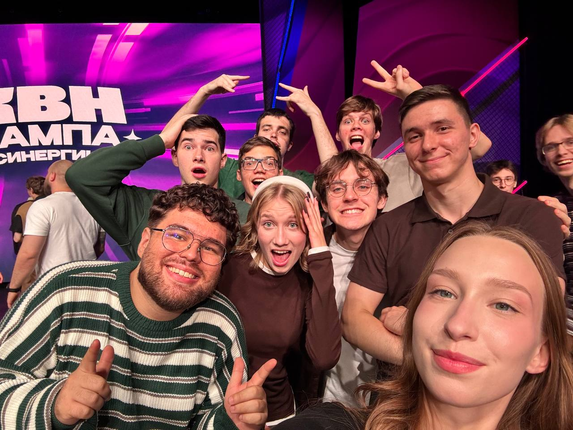
#> input picture lab1/photos/original.png, 573 x 430 px, shrunk from 1280 x 960 before the run
$ jupyter execute lab1.ipynb
#> lines starting #> are read from the running program, lines starting #| are printed output that depends on the picture; after the words box and inside, x2 and y2 are one past the last pixel; in counts of white or black regions, pixels touching at a corner belong together; long printed decimals are rounded
Подключение библиотек и настройка папок

[cell 1]
import cv2
import numpy as np
import matplotlib.pyplot as plt
from pathlib import Path
from time import perf_counter


# Путь к исходному изображению
IMAGE_PATH = Path("photos") / "original.png"

# Путь к папке с результатами
RESULTS_DIR = Path("results")

RESULTS_DIR.mkdir(parents=True, exist_ok=True)

print("Библиотеки подключены!")
print("Папка для результатов подготовлена!")

Загрузка и бинаризация изображения

[cell 2]
# Загружаем изображение в оттенках серого
image = cv2.imread(str(IMAGE_PATH), cv2.IMREAD_GRAYSCALE)
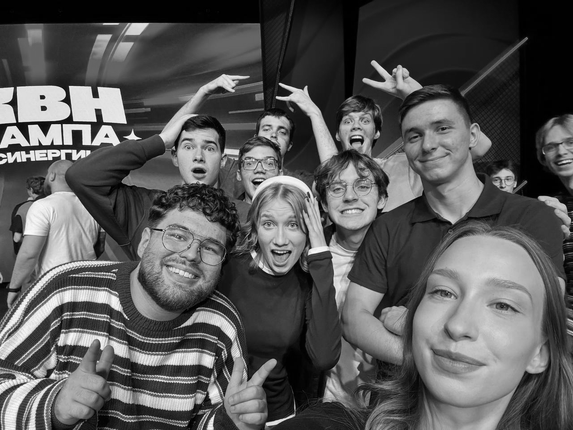
#> image: shape (430, 573); min 0, max 255, mean 88.1

# Проверяем, удалось ли загрузить изображение
if image is None:
    raise FileNotFoundError(f"Изображение не найдено: {IMAGE_PATH}")

# Выполняем бинаризацию изображения
# Пиксели ярче 127 становятся белыми (255),
# остальные становятся чёрными (0)
_, binary_image = cv2.threshold(
    image,
    127,
    255,
    cv2.THRESH_BINARY
)
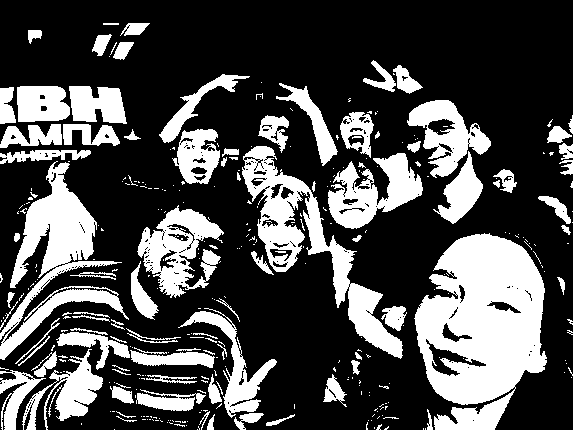
#> binary_image: shape (430, 573); 29.9% white; 343 white regions (254 under 20 px), largest, box (x1, y1, x2, y2) and area: (414, 233, 547, 430) 17396, (0, 161, 129, 360) 7699, (242, 146, 403, 359) 7487

print("Изображение успешно загружено!")
print("Размер изображения:", binary_image.shape)
#| Размер изображения: (430, 573)

Отображение исходного и бинаризованного изображений

[cell 3]
# Создаём область для двух изображений
fig, axes = plt.subplots(1, 2, figsize=(10, 5))

# Исходное изображение
axes[0].imshow(image, cmap="gray")
axes[0].set_title("Исходное изображение")
axes[0].axis("off")

# Бинаризованное изображение
axes[1].imshow(binary_image, cmap="gray")
axes[1].set_title("Бинаризованное изображение")
axes[1].axis("off")

# Настраиваем расположение изображений
fig.tight_layout()

# Сохраняем результат
fig.savefig(
    RESULTS_DIR / "input_and_binary.png",
    dpi=150,
    bbox_inches="tight"
)
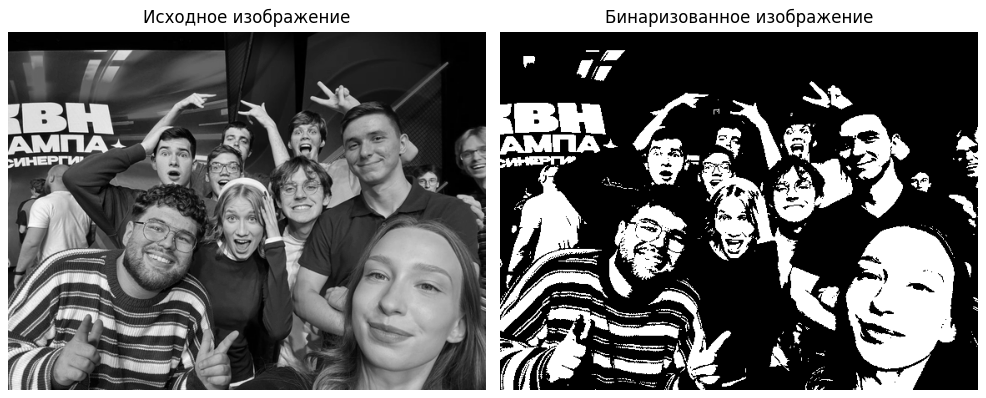
#> figure drawn by matplotlib, 2 panels

# Показываем изображения
plt.show()

Реализация дилатации с помощью OpenCV

[cell 4]
# Создаём структурный элемент размером 3 на 3
kernel = np.ones((3, 3), dtype=np.uint8)


# Функция дилатации с помощью OpenCV
def dilation_opencv(img):

    # Выполняем дилатацию
    result = cv2.dilate(
        img,
        kernel,
        iterations=1
    )
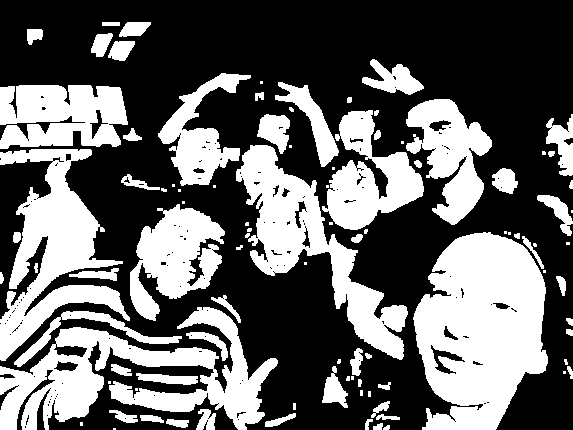
#> result: shape (430, 573); 39.2% white; 97 white regions (35 under 20 px), largest, box (x1, y1, x2, y2) and area: (413, 232, 548, 430) 19193, (0, 307, 278, 430) 13740, (0, 149, 130, 361) 11068

    return result


# Применяем дилатацию к изображению
opencv_result = dilation_opencv(binary_image)

print("Дилатация через OpenCV выполнена!")

Самостоятельная реализация дилатации на Python

[cell 5]
# Функция самостоятельной реализации дилатации
def dilation_manual(img):

    # Получаем высоту и ширину изображения
    height, width = img.shape
#> height = 430; width = 573

    # Создаём дополнительную рамку из чёрных пикселей
    # Она необходима для корректной обработки границ
    padded = np.zeros(
        (height + 2, width + 2),
        dtype=np.uint8
    )

    # Копируем изображение внутрь новой матрицы
    padded[1:-1, 1:-1] = img
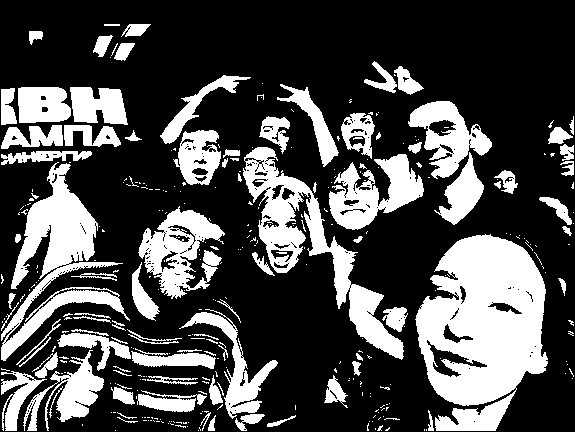
#> padded: shape (432, 575); 29.7% white; 343 white regions (254 under 20 px), largest, box (x1, y1, x2, y2) and area: (415, 234, 548, 431) 17396, (1, 162, 130, 361) 7699, (243, 147, 404, 360) 7487

    # Создаём пустое изображение для результата
    result = np.zeros_like(img)

    # Перебираем все строки изображения
    for y in range(height):

        # Перебираем все столбцы изображения
        for x in range(width):

            # Проверяем, есть ли белый пиксель среди соседей
            white_found = False

            # Перебираем соседние строки
            for dy in range(-1, 2):

                # Перебираем соседние столбцы
                for dx in range(-1, 2):

                    # Проверяем значение соседнего пикселя
                    if padded[y + 1 + dy, x + 1 + dx] == 255:

                        # Если нашли белый пиксель,
                        # запоминаем это
                        white_found = True

                        # Прекращаем проверку столбцов
                        break

                # Если белый пиксель найден,
                # прекращаем проверку строк
                if white_found:
                    break

            # Если хотя бы один сосед был белым,
            # делаем текущий пиксель белым
            if white_found:
                result[y, x] = 255

    # Возвращаем обработанное изображение
    return result


# Запускаем самостоятельную реализацию
python_result = dilation_manual(binary_image)

print("Самостоятельная дилатация выполнена!")

Сравнение результатов

[cell 6]
# Сравниваем результаты двух алгоритмов
if np.array_equal(opencv_result, python_result):
    print("Результаты совпадают!")
else:
    print("Результаты отличаются!")


# Находим разницу между результатами
difference = cv2.absdiff(
    opencv_result,
    python_result
)
#> difference: shape (430, 573); every value is 0

# Считаем количество различающихся пикселей
different_pixels = np.count_nonzero(difference)
#> different_pixels = 0

print(
    "Количество различающихся пикселей:",
    different_pixels
)
#| Количество различающихся пикселей: 0


# Сохраняем обработанные изображения
cv2.imwrite(
    str(RESULTS_DIR / "binary.png"),
    binary_image
)

cv2.imwrite(
    str(RESULTS_DIR / "opencv_result.png"),
    opencv_result
)

cv2.imwrite(
    str(RESULTS_DIR / "python_result.png"),
    python_result
)


# Создаём область для трёх изображений
fig, axes = plt.subplots(1, 3, figsize=(15, 5))

# Результат OpenCV
axes[0].imshow(opencv_result, cmap="gray")
axes[0].set_title("OpenCV")
axes[0].axis("off")

# Результат самостоятельной реализации
axes[1].imshow(python_result, cmap="gray")
axes[1].set_title("Python")
axes[1].axis("off")

# Разница между результатами
axes[2].imshow(difference, cmap="gray")
axes[2].set_title("Разница")
axes[2].axis("off")

# Настраиваем расположение изображений
fig.tight_layout()

# Сохраняем результат сравнения
fig.savefig(
    RESULTS_DIR / "dilation_comparison.png",
    dpi=150,
    bbox_inches="tight"
)

# Показываем изображения
plt.show()

Функция измерения времени

[cell 7]
# Функция измерения среднего времени выполнения
def measure_time(function, img, repeats=100):

    # Первый запуск для предварительного выполнения функции
    function(img)

    # Запоминаем время начала
    start = perf_counter()

    # Выполняем алгоритм несколько раз
    for _ in range(repeats):
        function(img)

    # Запоминаем время окончания
    end = perf_counter()

    # Возвращаем среднее время одного выполнения
    return (end - start) / repeats

Сравнение быстродействия

[cell 8]
# Размеры изображений для тестирования
sizes = [128, 256, 512]

# Списки для хранения времени выполнения
opencv_times = []
python_times = []


# Перебираем размеры изображений
for max_side in sizes:

    # Получаем исходные размеры изображения
    height, width = binary_image.shape

    # Рассчитываем коэффициент изменения размера
    scale = max_side / max(height, width)

    # Рассчитываем новые размеры
    new_width = max(1, int(width * scale))
    new_height = max(1, int(height * scale))

    # Изменяем размер изображения с сохранением пропорций
    test_image = cv2.resize(
        binary_image,
        (new_width, new_height),
        interpolation=cv2.INTER_NEAREST
    )

    # Измеряем время OpenCV (1000 повторений)
    cv_time = measure_time(
        dilation_opencv,
        test_image,
        repeats=1000
    )

    # Измеряем время самостоятельного алгоритма (10 повторений)
    py_time = measure_time(
        dilation_manual,
        test_image,
        repeats=10
    )

    # Сохраняем результаты
    opencv_times.append(cv_time)
    python_times.append(py_time)

    # Рассчитываем, во сколько раз Python медленнее OpenCV
    speedup = py_time / cv_time if cv_time > 0 else float("inf")

    # Выводим результаты
    print(
        f"Размер: {max_side} ({new_width}x{new_height}) | "
        f"OpenCV: {cv_time:.8f} сек | "
        f"Python: {py_time:.6f} сек | "
        f"Разница: {speedup:.0f} раз"
    )
#> this loop made 3 passes
#> (cv_time, py_time, speedup) on passes 1 to 3: (3.89e-05, 0.0639, 1642.8), (2.52e-05, 0.266, 10543.2), (3.64e-05, 1.12, 30763)
#| Размер: 128 (128x96) | OpenCV: 3.889e-05 сек | Python: 0.06389 сек | Разница: 1643 раз
#| Размер: 256 (256x192) | OpenCV: 2.52e-05 сек | Python: 0.2657 сек | Разница: 10543 раз
#| Размер: 512 (512x384) | OpenCV: 3.638e-05 сек | Python: 1.119 сек | Разница: 30763 раз
#> pass 1, `test_image = cv2.resize( binary_image, (new_width, new_height), interp..`:
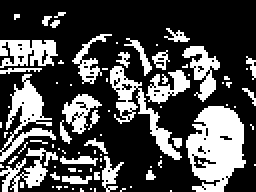
#> test_image: shape (96, 128) (shown 2 times larger); 29.9% white; 84 white regions (62 under 20 px), largest, box (x1, y1, x2, y2) and area: (93, 53, 123, 96) 868, (0, 37, 28, 81) 407, (55, 33, 91, 80) 381
#> pass 1, in dilation_opencv (call 2), `result = cv2.dilate( img, kernel, iterations=1 )`:
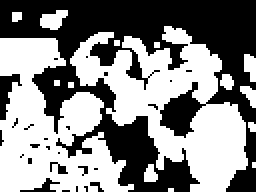
#> result: shape (96, 128) (shown 2 times larger); 53.1% white; 26 black regions (22 under 20 px), largest, box (x1, y1, x2, y2) and area: (0, 0, 128, 96) 5463, (0, 37, 11, 60) 119, (10, 89, 30, 96) 47, (25, 81, 34, 87) 26
#> pass 2, `test_image = cv2.resize( binary_image, (new_width, new_height), interp..`:
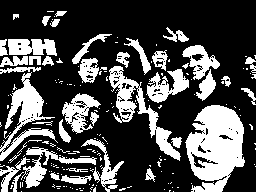
#> test_image: shape (192, 256); 29.9% white; 183 white regions (142 under 20 px), largest, box (x1, y1, x2, y2) and area: (185, 105, 245, 192) 3490, (0, 72, 58, 161) 1569, (109, 66, 181, 161) 1525
#> pass 2, in dilation_opencv (call 1003), `result = cv2.dilate( img, kernel, iterations=1 )`:
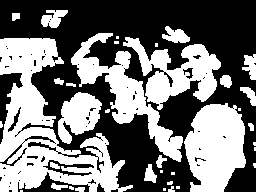
#> result: shape (192, 256); 45.7% white; 36 white regions (15 under 20 px), largest, box (x1, y1, x2, y2) and area: (0, 38, 133, 192) 8339, (184, 103, 246, 192) 4124, (71, 33, 183, 162) 3617
#> after the loop, opencv_times = [3.89e-05, 2.52e-05, 3.64e-05]; python_times = [0.0639, 0.266, 1.12]

Построение и сохранение графика

[cell 9]
# Создаём график
plt.figure(figsize=(9, 5))

# График скорости OpenCV
plt.plot(
    sizes,
    opencv_times,
    marker="o",
    label="OpenCV"
)

# График скорости Python
plt.plot(
    sizes,
    python_times,
    marker="o",
    label="Python"
)

# Подписываем оси
plt.xlabel("Максимальная сторона изображения (пиксели)")
plt.ylabel("Среднее время выполнения (секунды)")

# Заголовок графика
plt.title("Сравнение быстродействия дилатации")

# Используем логарифмическую шкалу
plt.yscale("log")

# Добавляем легенду и сетку
plt.legend()
plt.grid(True, which="both")

# Настраиваем расположение элементов
plt.tight_layout()

# Сохраняем график
plt.savefig(
    RESULTS_DIR / "performance.png",
    dpi=150,
    bbox_inches="tight"
)
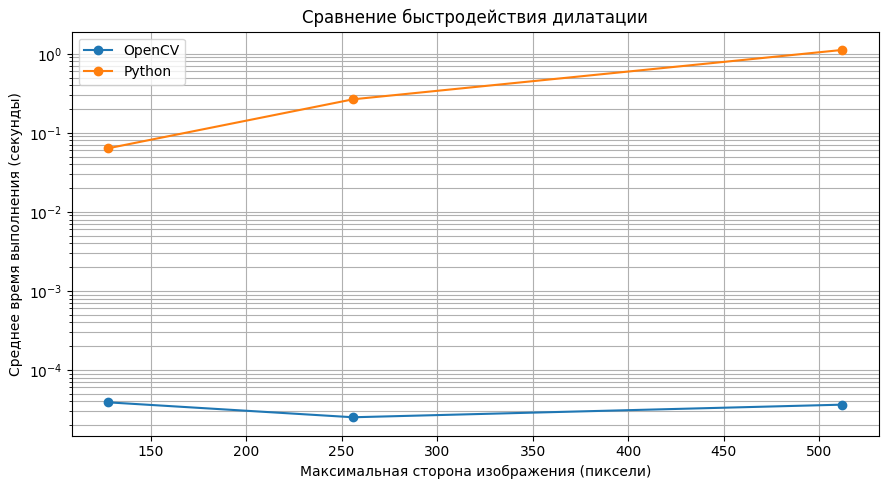
#> figure drawn by matplotlib, 1 panel

# Показываем график
plt.show()

print("Все результаты сохранены в папку results!")
